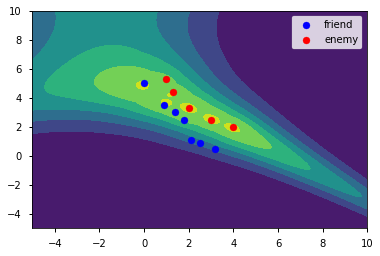
#> input picture images/comb1.png, 380 x 256 px
$ python -i convert_rgba_to_grey.py   (imports and definitions only)
#> lines starting #> are read from the running program, lines starting #| are printed output that depends on the picture
# -*- coding: utf-8 -*-
"""
Created on Fri Apr 27 08:22:23 2018

@author: yiyuezhuo

把彩色图提前转成黑白的，操纵亮度使其可以分辨开来。
"""

from PIL import Image
import os


def test():
    global im,im2,im3,im4,test_text
    im = Image.open("images/comb1.png")
    #im2 = im.convert("L")
    im2 = convert(im)
    im3 = Image.open("images/VI11.png")
    #im4 = im3.convert("L")
    im4 = convert(im3)
    test_text='暴力膜蛤必备续'

# [1 line not run here, left out]

def convert(im, mat=(0.55, 0.55, 0.00, 0.0)):
    # matplotlib.colors.cnames
    # red #FF0000, green #008000, blue #0000FF, grey #808080
    return im.convert('RGB').convert('L',mat)

def convert2(im):
    import cv2
    import numpy as np

    return Image.fromarray(cv2.decolor(np.array(im.convert('RGB')))[0])

def convert_dir(root, verbose=True):
    root_new = root+'_L'
    os.makedirs(root_new,exist_ok=True)
    for fname in os.listdir(root):
        path = os.path.join(root,fname)
        path_new = os.path.join(root_new,fname)
        im = Image.open(path)
        convert(im).save(path_new)
        if verbose:
            print('{} -> {}'.format(path,path_new))


>>> from PIL import Image
>>> picture = Image.open('images/comb1.png')
#> picture is the input picture: PIL image 380x256 RGBA; mean R, G, B, A 112.6, 123.1, 151.5, 192.6
>>> result = convert2(picture)
#> in convert2, `return Image.fromarray(cv2.decolor(np.array(im.convert('RGB')))[0])`:
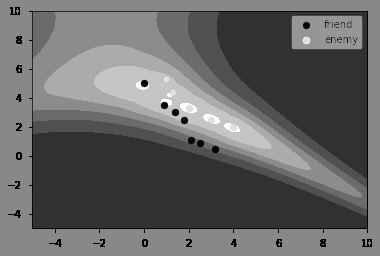
#> returned value: PIL image 380x256 L; min 0, max 255, mean 101.3

$ run again, on images/comb2.png
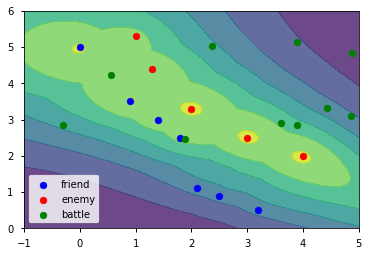
#> input picture images/comb2.png, 369 x 256 px
#> picture is the input picture: PIL image 369x256 RGBA; mean R, G, B, A 139.2, 180.7, 168.3, 198.1
#> in convert2, `return Image.fromarray(cv2.decolor(np.array(im.convert('RGB')))[0])`:
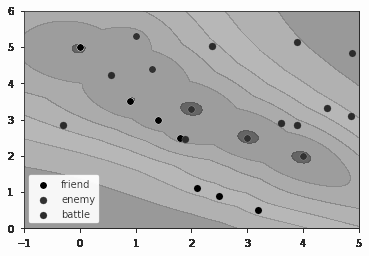
#> returned value: PIL image 369x256 L; min 0, max 255, mean 184.9

$ run again, on images/comb3.png
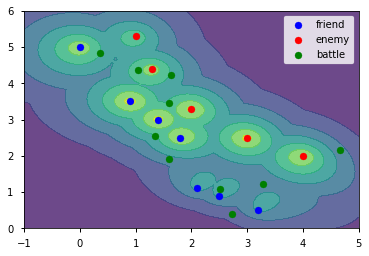
#> input picture images/comb3.png, 369 x 256 px
#> picture is the input picture: PIL image 369x256 RGBA; mean R, G, B, A 132.4, 153, 172.7, 198.1
#> in convert2, `return Image.fromarray(cv2.decolor(np.array(im.convert('RGB')))[0])`:
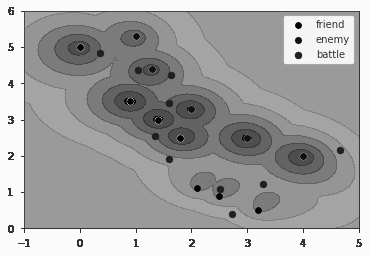
#> returned value: PIL image 369x256 L; min 0, max 255, mean 164.9

$ run again, on images/comb4.png
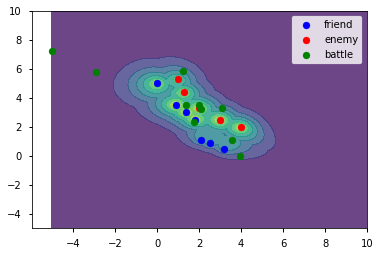
#> input picture images/comb4.png, 380 x 256 px
#> picture is the input picture: PIL image 380x256 RGBA; mean R, G, B, A 149, 131, 170.7, 192.6
#> in convert2, `return Image.fromarray(cv2.decolor(np.array(im.convert('RGB')))[0])`:
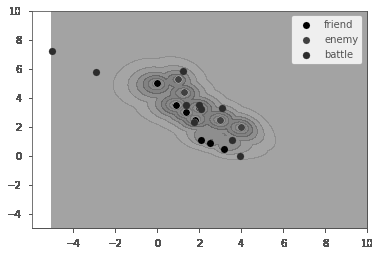
#> returned value: PIL image 380x256 L; min 0, max 255, mean 186.9
